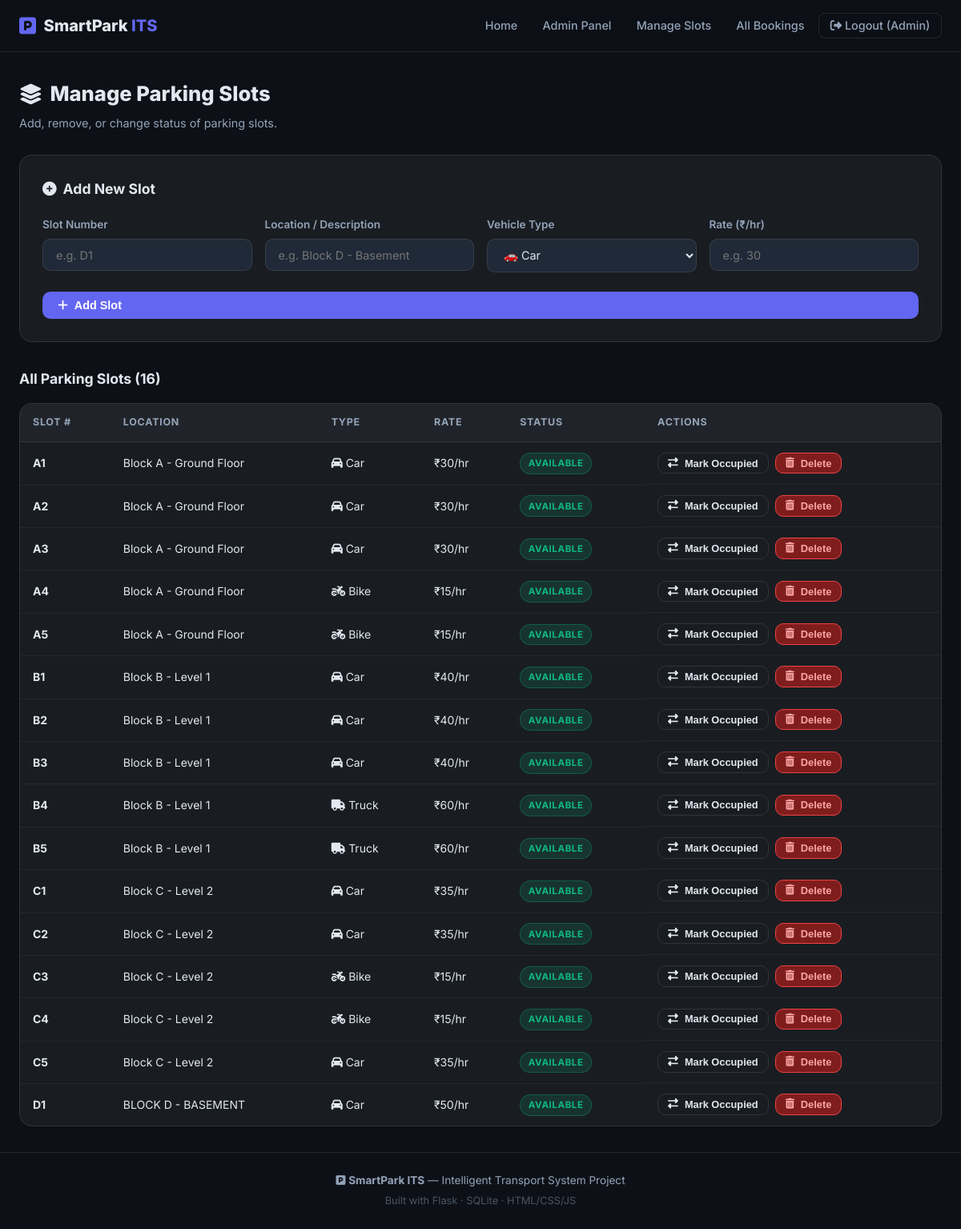
The page /admin/slots (signed in) on the database its author committed.
### tables this page shows
CREATE TABLE parking_slots (
    id INTEGER PRIMARY KEY AUTOINCREMENT,
    slot_number TEXT UNIQUE NOT NULL,  -- e.g. "A1", "B3"
    location TEXT NOT NULL,            -- e.g. "Block A - Ground Floor"
    status TEXT NOT NULL DEFAULT 'available',  -- 'available' or 'occupied'
    vehicle_type TEXT NOT NULL DEFAULT 'car',  -- 'car', 'bike', 'truck'
    rate_per_hour REAL NOT NULL DEFAULT 30.0   -- cost in â‚¹ per hour
);

### app.py (the view)
@app.route('/admin/slots')
@login_required
@admin_required
def manage_slots():
    conn = get_db()
    slots = conn.execute("SELECT * FROM parking_slots ORDER BY slot_number").fetchall()
    conn.close()
    return render_template('admin/manage_slots.html', slots=slots)

### app.py (called while the page is built)
def get_db():
    conn = sqlite3.connect(DATABASE)
    conn.row_factory = sqlite3.Row   # lets us access columns by name
    return conn

def login_required(f):
    from functools import wraps
    @wraps(f)
    def decorated(*args, **kwargs):
        if 'user_id' not in session:
            flash('Please log in first.', 'warning')
            return redirect(url_for('login'))
        return f(*args, **kwargs)
    return decorated

def admin_required(f):
    from functools import wraps
    @wraps(f)
    def decorated(*args, **kwargs):
        if session.get('role') != 'admin':
            flash('Admin access required.', 'danger')
            return redirect(url_for('dashboard'))
        return f(*args, **kwargs)
    return decorated

### templates/admin/manage_slots.html (shortened to what this page needs)
{% extends 'base.html' %}
{% block content %}
<section class="dashboard-section">
    <div class="page-header">
        <div>
            <h1><i class="fas fa-layer-group"></i> Manage Parking Slots</h1>
            <p>Add, remove, or change status of parking slots.</p>
        </div>
    </div>
    <div class="admin-form-card glass">
        <h2><i class="fas fa-plus-circle"></i> Add New Slot</h2>
        <form method="POST" action="{{ url_for('add_slot') }}" class="admin-form" id="addSlotForm">
            <div class="admin-form-grid">
                <div class="form-group">
                    <label for="slot_number">Slot Number</label>
                    <input type="text" id="slot_number" name="slot_number"
                           class="form-input" placeholder="e.g. D1" required maxlength="5"
                           oninput="this.value = this.value.toUpperCase()">
                </div>
                <div class="form-group">
                    <label for="location">Location / Description</label>
                    <input type="text" id="location" name="location"
                           class="form-input" placeholder="e.g. Block D - Basement" required>
                </div>
                <div class="form-group">
                    <label for="vehicle_type">Vehicle Type</label>
                    <select id="vehicle_type" name="vehicle_type" class="form-input">
                        <option value="car">🚗 Car</option>
                    </select>
                </div>
                <div class="form-group">
                    <label for="rate_per_hour">Rate (₹/hr)</label>
                    <input type="number" id="rate_per_hour" name="rate_per_hour"
                           class="form-input" placeholder="e.g. 30" required min="1" step="0.5">
                </div>
            </div>
            <button type="submit" class="btn btn-primary" id="addSlotBtn">
                <i class="fas fa-plus"></i> Add Slot
            </button>
        </form>
    </div>
    <div class="admin-section-header">
        <h2>All Parking Slots ({{ slots|length }})</h2>
    </div>
    <div class="table-wrapper glass">
        <table class="data-table" id="slotsTable">
            <thead>
                <tr>
                    <th>Slot #</th>
                    <th>Location</th>
                    <th>Type</th>
                    <th>Rate</th>
                    <th>Status</th>
                    <th>Actions</th>
                </tr>
            </thead>
            <tbody>
                {% for slot in slots %}
                <tr>
                    <td><strong>{{ slot['slot_number'] }}</strong></td>
                    <td>{{ slot['location'] }}</td>
                    <td class="capitalize">
                        {% if slot['vehicle_type'] == 'car' %}<i class="fas fa-car"></i>
                        {% elif slot['vehicle_type'] == 'bike' %}<i class="fas fa-motorcycle"></i>
                        {% else %}<i class="fas fa-truck"></i>{% endif %}
                        {{ slot['vehicle_type']|capitalize }}
                    </td>
                    <td>₹{{ slot['rate_per_hour']|int }}/hr</td>
                    <td>
                        <span class="badge badge-{{ slot['status'] }}">
                            {{ slot['status']|capitalize }}
                        </span>
                    </td>
                    <td class="action-btns">
                        <form method="POST" action="{{ url_for('toggle_slot', slot_id=slot['id']) }}"
                              style="display:inline"
                              onsubmit="return confirm('Toggle status of slot {{ slot['slot_number'] }}?')">
                            <button type="submit" class="btn btn-sm btn-outline" title="Toggle Status"
                                    id="toggleBtn-{{ slot['id'] }}">
                                <i class="fas fa-exchange-alt"></i>
                                {% if slot['status'] == 'available' %}Mark Occupied{% else %}Mark Available{% endif %}
                            </button>
                        </form>
                        <form method="POST" action="{{ url_for('delete_slot', slot_id=slot['id']) }}"
                              style="display:inline"
                              onsubmit="return confirm('Delete slot {{ slot['slot_number'] }}? This cannot be undone.')">
                            <button type="submit" class="btn btn-sm btn-danger" title="Delete Slot"
                                    id="deleteBtn-{{ slot['id'] }}">
                                <i class="fas fa-trash-alt"></i> Delete
                            </button>
                        </form>
                    </td>
                </tr>
                {% endfor %}
            </tbody>
        </table>
    </div>
</section>
{% endblock %}

### static/css/style.css (style rules this page uses)
:root { --bg: #0d1117; --bg2: #161b22; --bg3: #1f2937; --card: rgba(255,255,255,0.05); --border: rgba(255,255,255,0.1); --text: #e2e8f0; --text-muted: #94a3b8; --primary: #6366f1; --primary-h: #4f46e5; --green: #10b981; --red: #ef4444; --yellow: #f59e0b; --cyan: #06b6d4; --radius: 12px; --shadow: 0 4px 24px rgba(0,0,0,0.4); --transition: 0.25s ease; }
*,*::before,*::after { box-sizing:border-box;margin:0;padding:0 }
html { scroll-behavior:smooth }
body { font-family:'Inter',sans-serif;background:var(--bg);color:var(--text);min-height:100vh;line-height:1.6 }
.glass { background:var(--card); border:1px solid var(--border); backdrop-filter:blur(12px); -webkit-backdrop-filter:blur(12px); }
.btn { display:inline-flex;align-items:center;gap:.5rem;padding:.55rem 1.2rem;border-radius:10px;font-size:.9rem;font-weight:600;border:none;cursor:pointer;transition:var(--transition);text-decoration:none }
.btn-primary { background:var(--primary);color:#fff }
.btn-outline { background:transparent;color:var(--text);border:1px solid var(--border) }
.btn-danger { background:#7f1d1d;color:#fca5a5;border:1px solid #ef4444 }
.btn-sm { padding:.3rem .75rem;font-size:.8rem }
.form-group { display:flex;flex-direction:column;gap:.4rem }
.form-group label { font-size:.85rem;font-weight:600;color:var(--text-muted);display:flex;align-items:center;gap:.4rem }
.form-input { background:var(--bg3);border:1px solid var(--border);color:var(--text);border-radius:10px;padding:.65rem 1rem;font-size:.9rem;font-family:inherit;transition:var(--transition);width:100% }
.dashboard-section { max-width:1200px;margin:0 auto;padding:2rem 1.5rem }
.page-header { display:flex;align-items:flex-start;justify-content:space-between;flex-wrap:wrap;gap:1rem;margin-bottom:1.75rem }
.page-header h1 { font-size:1.6rem;font-weight:800;display:flex;align-items:center;gap:.6rem }
.page-header p { color:var(--text-muted);font-size:.9rem;margin-top:.25rem }
.badge { display:inline-flex;align-items:center;padding:.2rem .6rem;border-radius:999px;font-size:.72rem;font-weight:700;text-transform:uppercase;letter-spacing:.05em }
.badge-available,.badge-active { background:rgba(16,185,129,.15);color:var(--green);border:1px solid rgba(16,185,129,.3) }
.capitalize { text-transform:capitalize }
.table-wrapper { border-radius:16px;overflow-x:auto }
.data-table { width:100%;border-collapse:collapse;font-size:.875rem }
.data-table th { padding:.85rem 1rem;text-align:left;font-size:.78rem;font-weight:700;color:var(--text-muted);text-transform:uppercase;letter-spacing:.06em;border-bottom:1px solid var(--border);white-space:nowrap;background:rgba(255,255,255,.03) }
.data-table td { padding:.8rem 1rem;border-bottom:1px solid rgba(255,255,255,.05);white-space:nowrap }
.data-table tr:last-child td { border-bottom:none }
.action-btns { display:flex;gap:.5rem;align-items:center }
.admin-section-header { display:flex;align-items:center;justify-content:space-between;margin-bottom:1rem }
.admin-section-header h2 { font-size:1.1rem;font-weight:700 }
.admin-form-card { border-radius:16px;padding:1.75rem;margin-bottom:2rem }
.admin-form-card h2 { font-size:1.1rem;font-weight:700;margin-bottom:1.25rem;display:flex;align-items:center;gap:.5rem }
.admin-form-grid { display:grid;grid-template-columns:repeat(auto-fit,minmax(200px,1fr));gap:1rem;margin-bottom:1rem }
.admin-form { display:flex;flex-direction:column;gap:.5rem }

### rows shown on the page
parking_slots: slot_number "A1", location "Block A - Ground Floor", vehicle_type "Car", rate_per_hour "30", status "AVAILABLE", shows "Mark Occupied"
parking_slots: slot_number "A2", location "Block A - Ground Floor", vehicle_type "Car", rate_per_hour "30", status "AVAILABLE", shows "Mark Occupied"
parking_slots: slot_number "A3", location "Block A - Ground Floor", vehicle_type "Car", rate_per_hour "30", status "AVAILABLE", shows "Mark Occupied"
parking_slots: slot_number "A4", location "Block A - Ground Floor", vehicle_type "Bike", rate_per_hour "15", status "AVAILABLE", shows "Mark Occupied"
parking_slots: slot_number "A5", location "Block A - Ground Floor", vehicle_type "Bike", rate_per_hour "15", status "AVAILABLE", shows "Mark Occupied"
parking_slots: slot_number "B1", location "Block B - Level 1", vehicle_type "Car", rate_per_hour "40", status "AVAILABLE", shows "Mark Occupied"
parking_slots: slot_number "B2", location "Block B - Level 1", vehicle_type "Car", rate_per_hour "40", status "AVAILABLE", shows "Mark Occupied"
parking_slots: slot_number "B3", location "Block B - Level 1", vehicle_type "Car", rate_per_hour "40", status "AVAILABLE", shows "Mark Occupied"
parking_slots: slot_number "B4", location "Block B - Level 1", vehicle_type "Truck", rate_per_hour "60", status "AVAILABLE", shows "Mark Occupied"
parking_slots: slot_number "B5", location "Block B - Level 1", vehicle_type "Truck", rate_per_hour "60", status "AVAILABLE", shows "Mark Occupied"
parking_slots: slot_number "C1", location "Block C - Level 2", vehicle_type "Car", rate_per_hour "35", status "AVAILABLE", shows "Mark Occupied"
parking_slots: slot_number "C2", location "Block C - Level 2", vehicle_type "Car", rate_per_hour "35", status "AVAILABLE", shows "Mark Occupied"
parking_slots: slot_number "C3", location "Block C - Level 2", vehicle_type "Bike", rate_per_hour "15", status "AVAILABLE", shows "Mark Occupied"
parking_slots: slot_number "C4", location "Block C - Level 2", vehicle_type "Bike", rate_per_hour "15", status "AVAILABLE", shows "Mark Occupied"
parking_slots: slot_number "C5", location "Block C - Level 2", vehicle_type "Car", rate_per_hour "35", status "AVAILABLE", shows "Mark Occupied"
parking_slots: slot_number "D1", location "BLOCK D - BASEMENT", vehicle_type "Car", rate_per_hour "50", status "AVAILABLE", shows "Mark Occupied"

### other values the page prints
{{ session.get('name', '').split()[0] }} "Admin"
{{ slots|length }} "16"
